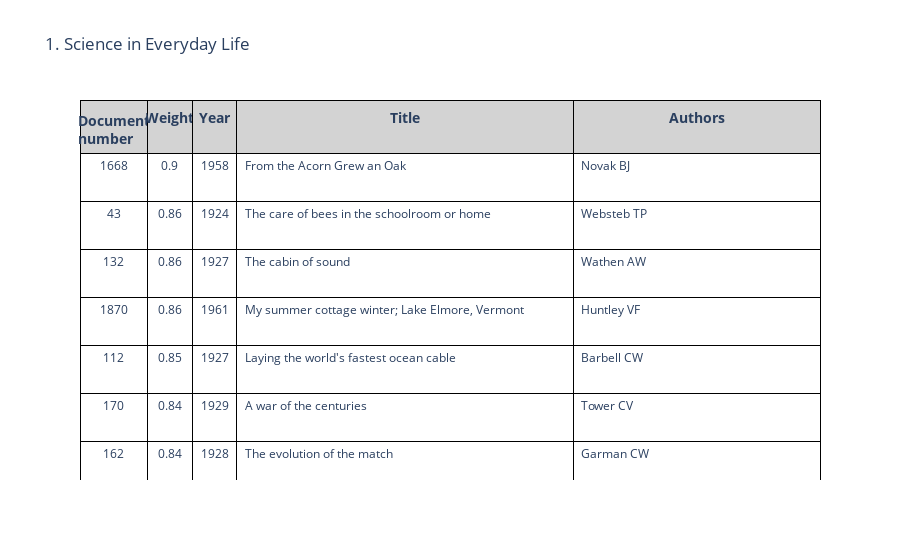
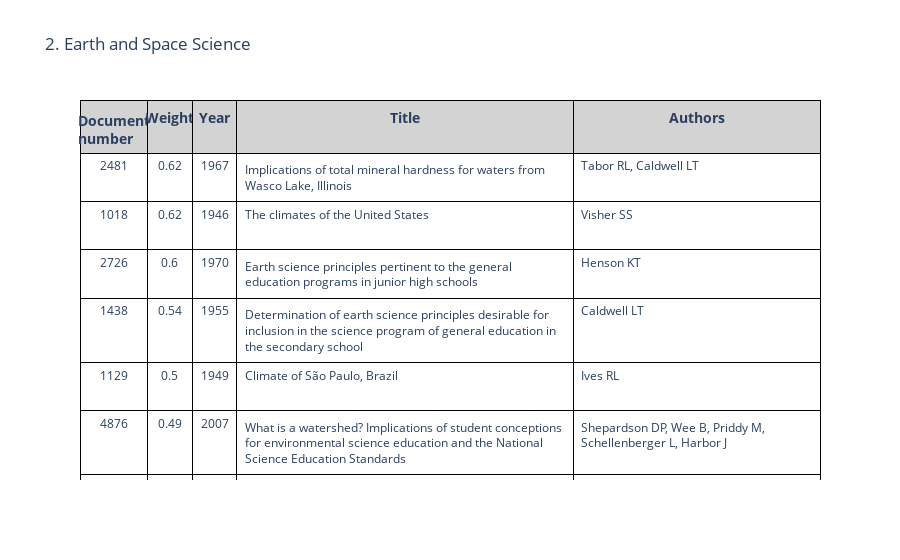
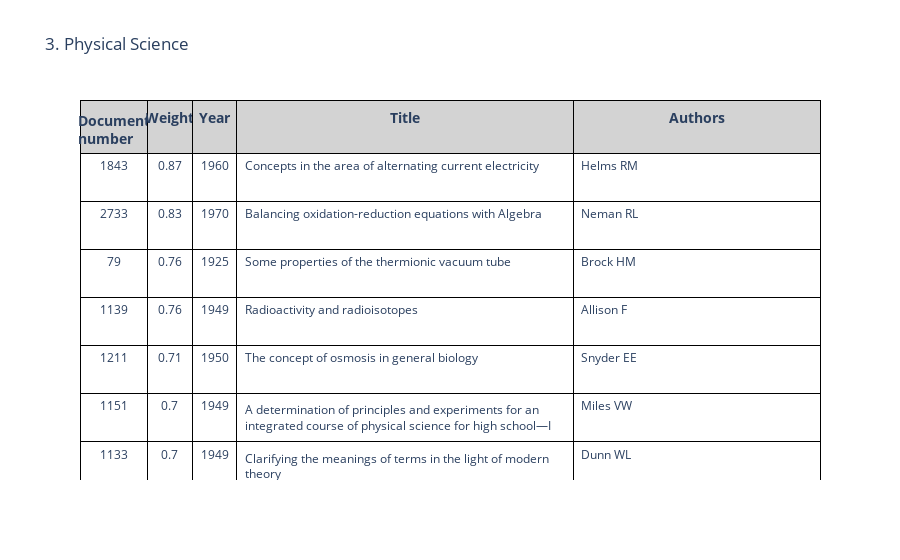
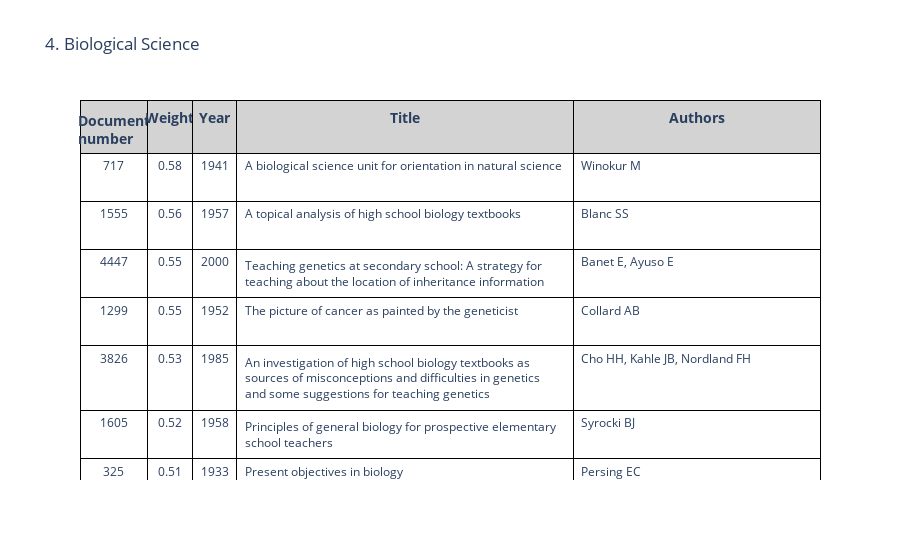

The notebook cell these images were saved under, in order:
### Markdown cell above
### D. Most representative documents for each topic

We can also go through, topic-by-topic, and find the most representative documents for each topic, which can be useful both for verifying that these topic groupings make sense and to characterize each topic:

### Code cell
num_docs = 10

try:
    #Show tables in plotly if plotly is installed
    import plotly.graph_objects as go
    for t in df.columns[4:]:
        content = df.sort_values(by=t, ascending=False)[['year','title','authors',t]][:num_docs]
        fig = go.Figure(data=[ go.Table(
            columnwidth = [60, 40, 40, 300, 220],
            header=dict(
                values=['<b>Document number</b>', '<b>Weight</b>', '<b>Year</b>', '<b>Title</b>', '<b>Authors</b>'],
                height=48,
                font_size=14,
                line_color='black',
                fill_color='lightgrey'),
            cells=dict(
                values=[list(content.index), list(round(content[t],2)), list(content.year), list(content.title), list(content.authors)],
                align=['center', 'center', 'center', 'left', 'left'],
                height=48,
                font_size=12,
                line_color='black',
                fill_color='white')) ])
        fig.update_layout( title_text=t)
    del content
    
except: 
    #Show basic tables if Plotly isn't installed
    pd.set_option('display.max_colwidth', 150)
    for t in df.columns[4:]:
        df.sort_values(by=t, ascending=False)[['year','title','authors',t]][:num_docs]
        print('\n\n')

### Figure 1 — Plotly figure (JSON) as saved in the notebook; plotly's stock layout.template omitted (floating-point values rounded to 4 significant figures)
{"data": [{"cells": {"align": ["center", "center", "center", "left", "left"], "fill": {"color": "white"}, "font": {"size": 12}, "height": 48, "line": {"color": "black"}, "values": [[1668, 43, 132, 1870, 112, 170, 162, 213, 25, 219], [0.9, 0.86, 0.86, 0.86, 0.85, 0.84, 0.84, 0.83, 0.83, 0.83], [1958, 1924, 1927, 1961, 1927, 1929, 1928, 1930, 1923, 1930], ["From the Acorn Grew an Oak", "The care of bees in the schoolroom or home", "The cabin of sound", "My summer cottage winter; Lake Elmore, Vermont", "Laying the world's fastest ocean cable", "A war of the centuries", "The evolution of the match", "An assembly program: A pageant- edison, our foremost inventor", "Hargreaves and the spinning jenny", "An inventory of physics and related science in agriculture: (A study of farm shop and agricultural engineering activities on kansas farms.)"], ["Novak BJ", "Websteb TP", "Wathen AW", "Huntley VF", "Barbell CW", "Tower CV", "Garman CW", "Whitman WG", "Moeachren J", "Davidson AP"]]}, "columnwidth": [60, 40, 40, 300, 220], "header": {"fill": {"color": "lightgrey"}, "font": {"size": 14}, "height": 48, "line": {"color": "black"}, "values": ["<b>Document number</b>", "<b>Weight</b>", "<b>Year</b>", "<b>Title</b>", "<b>Authors</b>"]}, "type": "table"}], "layout": {"title": {"text": "1. Science in Everyday Life"}}}

### Figure 2 — Plotly figure (JSON) as saved in the notebook; plotly's stock layout.template omitted (floating-point values rounded to 4 significant figures)
{"data": [{"cells": {"align": ["center", "center", "center", "left", "left"], "fill": {"color": "white"}, "font": {"size": 12}, "height": 48, "line": {"color": "black"}, "values": [[2481, 1018, 2726, 1438, 1129, 4876, 5125, 2516, 4631, 2694], [0.62, 0.62, 0.6, 0.54, 0.5, 0.49, 0.48, 0.47, 0.44, 0.44], [1967, 1946, 1970, 1955, 1949, 2007, 2011, 1967, 2003, 1970], ["Implications of total mineral hardness for waters from Wasco Lake, Illinois", "The climates of the United States", "Earth science principles pertinent to the general education programs in junior high schools", "Determination of earth science principles desirable for inclusion in the science program of general education in the secondary school", "Climate of São Paulo, Brazil", "What is a watershed? Implications of student conceptions for environmental science education and the National Science Education Standards", "Earth systems science: An analytic framework", "Commonality of life in the universe", "Measuring student understanding of geological time", "Conceptual ideas of geology included in secondary school earth science textbooks"], ["Tabor RL, Caldwell LT", "Visher SS", "Henson KT", "Caldwell LT", "Ives RL", "Shepardson DP, Wee B, Priddy M, Schellenberger L, Harbor J", "Finley FN, Nam Y, Oughton J", "Pruitt CM", "Dodick J, Orion N", "Glenn WH"]]}, "columnwidth": [60, 40, 40, 300, 220], "header": {"fill": {"color": "lightgrey"}, "font": {"size": 14}, "height": 48, "line": {"color": "black"}, "values": ["<b>Document number</b>", "<b>Weight</b>", "<b>Year</b>", "<b>Title</b>", "<b>Authors</b>"]}, "type": "table"}], "layout": {"title": {"text": "2. Earth and Space Science"}}}

### Figure 3 — Plotly figure (JSON) as saved in the notebook; plotly's stock layout.template omitted (floating-point values rounded to 4 significant figures)
{"data": [{"cells": {"align": ["center", "center", "center", "left", "left"], "fill": {"color": "white"}, "font": {"size": 12}, "height": 48, "line": {"color": "black"}, "values": [[1843, 2733, 79, 1139, 1211, 1151, 1133, 2861, 3552, 4036], [0.87, 0.83, 0.76, 0.76, 0.71, 0.7, 0.7, 0.69, 0.68, 0.67], [1960, 1970, 1925, 1949, 1950, 1949, 1949, 1972, 1980, 1991], ["Concepts in the area of alternating current electricity", "Balancing oxidation-reduction equations with Algebra", "Some properties of the thermionic vacuum tube", "Radioactivity and radioisotopes", "The concept of osmosis in general biology", "A determination of principles and experiments for an integrated course of physical science for high school—I", "Clarifying the meanings of terms in the light of modern theory", "Piagetian studies in science: Chemical Equili rium understanding from study of solubility: A preliminary report from secondary school chemistry", "Comment on “exclusion of irrelevant factors (the pendulum problem)”", "Alternative conceptions and history of science in physics teacher education"], ["Helms RM", "Neman RL", "Brock HM", "Allison F", "Snyder EE", "Miles VW", "Dunn WL", "Buell RR, Bradley GA", "McKerracher WS", "Sequeira M, Leite L"]]}, "columnwidth": [60, 40, 40, 300, 220], "header": {"fill": {"color": "lightgrey"}, "font": {"size": 14}, "height": 48, "line": {"color": "black"}, "values": ["<b>Document number</b>", "<b>Weight</b>", "<b>Year</b>", "<b>Title</b>", "<b>Authors</b>"]}, "type": "table"}], "layout": {"title": {"text": "3. Physical Science"}}}

### Figure 4 — Plotly figure (JSON) as saved in the notebook; plotly's stock layout.template omitted (floating-point values rounded to 4 significant figures)
{"data": [{"cells": {"align": ["center", "center", "center", "left", "left"], "fill": {"color": "white"}, "font": {"size": 12}, "height": 48, "line": {"color": "black"}, "values": [[717, 1555, 4447, 1299, 3826, 1605, 325, 950, 524, 4683], [0.58, 0.56, 0.55, 0.55, 0.53, 0.52, 0.51, 0.5, 0.5, 0.49], [1941, 1957, 2000, 1952, 1985, 1958, 1933, 1945, 1938, 2004], ["A biological science unit for orientation in natural science", "A topical analysis of high school biology textbooks", "Teaching genetics at secondary school: A strategy for teaching about the location of inheritance information", "The picture of cancer as painted by the geneticist", "An investigation of high school biology textbooks as sources of misconceptions and difficulties in genetics and some suggestions for teaching genetics", "Principles of general biology for prospective elementary school teachers", "Present objectives in biology", "A determination of the principles of the biological sciences of importance for general education. II", "Recent discoveries concerning the virus diseases", "Gregor Mendel and ?myth-conceptions?"], ["Winokur M", "Blanc SS", "Banet E, Ayuso E", "Collard AB", "Cho HH, Kahle JB, Nordland FH", "Syrocki BJ", "Persing EC", "Martin WE", "Stanley WM", "Westerlund J, Fairbanks D"]]}, "columnwidth": [60, 40, 40, 300, 220], "header": {"fill": {"color": "lightgrey"}, "font": {"size": 14}, "height": 48, "line": {"color": "black"}, "values": ["<b>Document number</b>", "<b>Weight</b>", "<b>Year</b>", "<b>Title</b>", "<b>Authors</b>"]}, "type": "table"}], "layout": {"title": {"text": "4. Biological Science"}}}
